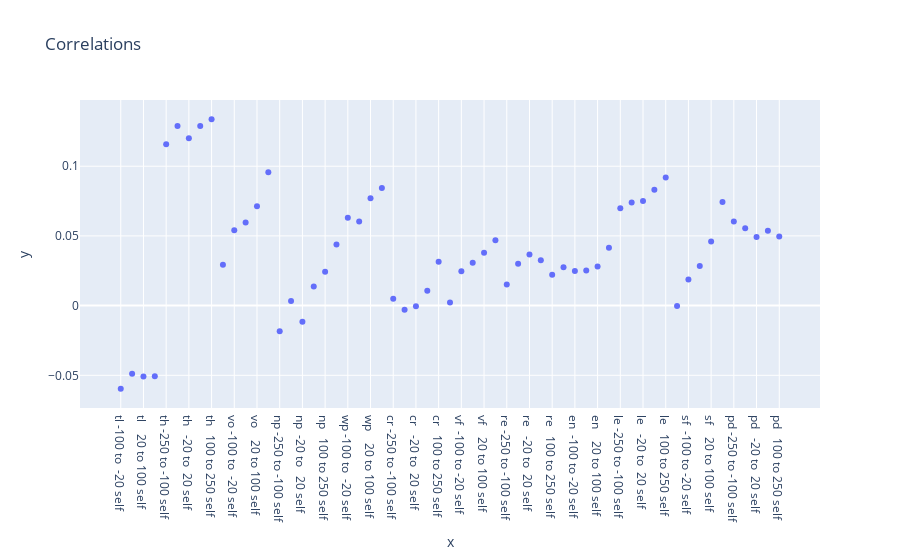

Write notebook code for a chart like this one.
### Code cell
# Calculate the correlations between the columns and the label
correlations = df_all.corr()['label'].iloc[:-2]

# Create a scatter plot of the correlations
fig = px.scatter(x=correlations.index, y=correlations, title='Correlations')
fig.show()

# Create a dataframe from the correlations
correlations_df = pd.DataFrame(correlations)

correlations_df.style.background_gradient(cmap ='viridis')\
.set_properties(**{'font-size': '20px'})

### Figure 1 — Plotly figure (JSON) as saved in the notebook; plotly's stock layout.template omitted (floating-point values rounded to 4 significant figures)
{"data": [{"hovertemplate": "x=%{x}<br>y=%{y}<extra></extra>", "legendgroup": "", "marker": {"color": "#636efa", "symbol": "circle"}, "mode": "markers", "name": "", "orientation": "v", "showlegend": false, "type": "scatter", "x": ["tl -100 to  -20 self", "tl  -20 to   20 self", "tl    20 to 100 self", "tl   100 to 250 self", "th -250 to -100 self", "th  -100 to -20 self", "th   -20 to  20 self", "th    20 to 100 self", "th   100 to 250 self", "vo -250 to -100 self", "vo -100 to  -20 self", "vo -20 to    20 self", "vo    20 to 100 self", "vo   100 to 250 self", "np -250 to -100 self", "np -100 to -20 self", "np  -20 to   20 self", "np    20 to 100 self", "np   100 to 250 self", "wp -250 to -100 self", "wp -100 to  -20 self", "wp  -20 to   20 self", "wp    20 to 100 self", "wp   100 to 250 self", "cr -250 to -100 self", "cr -100 to -20 self", "cr   -20 to  20 self", "cr    20 to 100 self", "cr   100 to 250 self", "vf -250 to -100 self", "vf  -100 to -20 self", "vf   -20 to  20 self", "vf    20 to 100 self", "vf   100 to 250 self", "re -250 to -100 self", "re  -100 to -20 self", "re   -20 to  20 self", "re    20 to 100 self", "re   100 to 250 self", "en -250 to -100 self", "en  -100 to -20 self", "en   -20 to  20 self", "en    20 to 100 self", "en   100 to 250 self", "le -250 to -100 self", "le  -100 to -20 self", "le   -20 to  20 self", "le    20 to 100 self", "le   100 to 250 self", "sf -250 to -100 self", "sf  -100 to -20 self", "sf   -20 to  20 self", "sf    20 to 100 self", "sf   100 to 250 self", "pd -250 to -100 self", "pd  -100 to -20 self", "pd   -20 to  20 self", "pd    20 to 100 self", "pd   100 to 250 self"], "xaxis": "x", "y": [-0.05972, -0.04885, -0.05094, -0.05075, 0.1157, 0.1289, 0.12, 0.1289, 0.1338, 0.02937, 0.05414, 0.05965, 0.07135, 0.09559, -0.01843, 0.00323, -0.01154, 0.01375, 0.0242, 0.04378, 0.06311, 0.06028, 0.07696, 0.08437, 0.00495, -0.002989, -0.0005494, 0.01059, 0.0314, 0.002243, 0.0246, 0.03079, 0.03784, 0.04688, 0.01507, 0.02996, 0.03663, 0.03256, 0.02209, 0.02755, 0.02487, 0.02519, 0.02797, 0.0415, 0.06975, 0.07399, 0.07505, 0.08304, 0.09191, -0.0003298, 0.01876, 0.02844, 0.04604, 0.07441, 0.06039, 0.05541, 0.0493, 0.05365, 0.04951], "yaxis": "y"}], "layout": {"legend": {"tracegroupgap": 0}, "title": {"text": "Correlations"}, "xaxis": {"anchor": "y", "domain": [0, 1], "title": {"text": "x"}}, "yaxis": {"anchor": "x", "domain": [0, 1], "title": {"text": "y"}}}}
